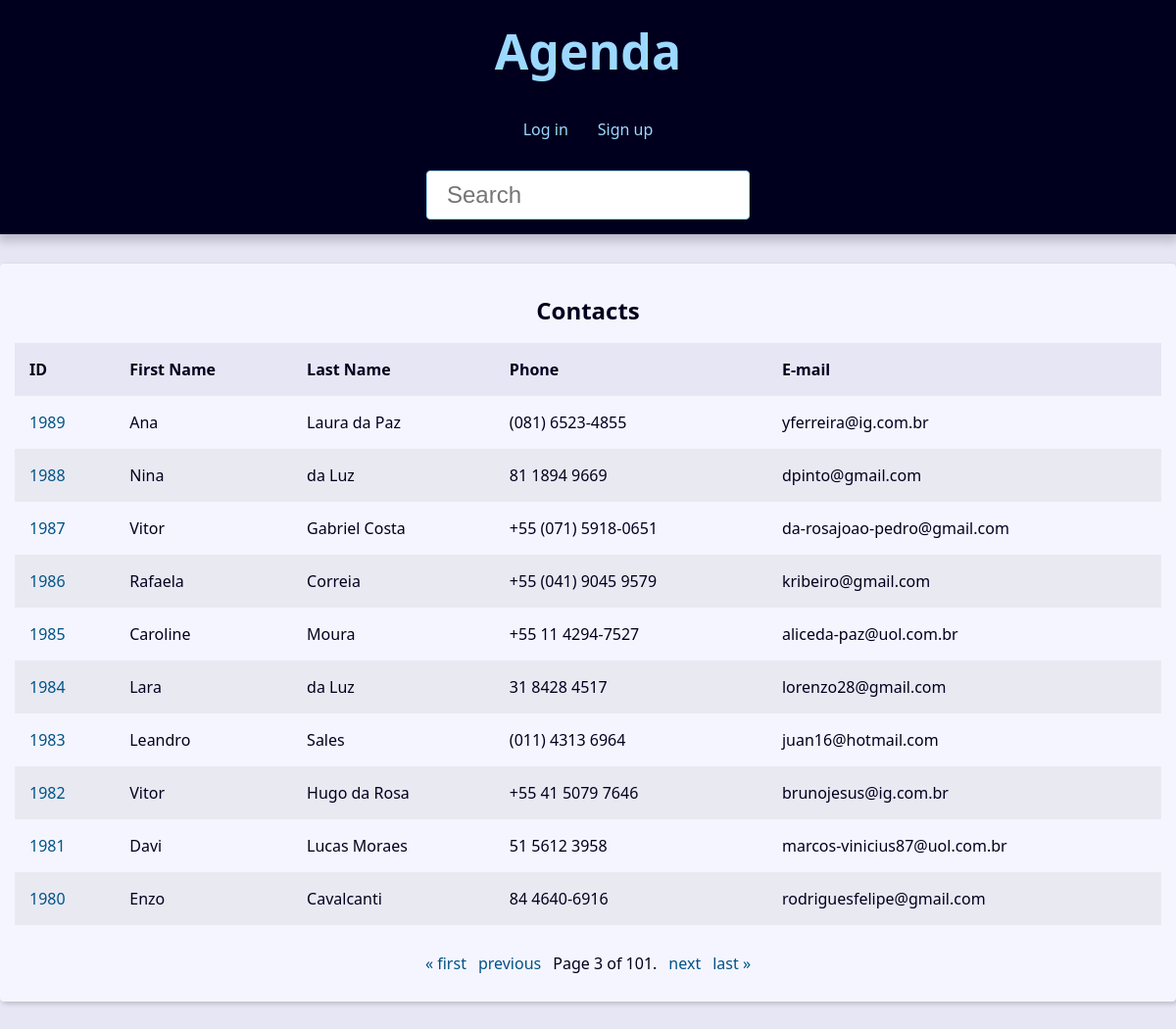
The app's page /?page=3&q= with its own data.
### contact/models.py (models this page shows, shortened)
class Contact(models.Model):
    first_name = models.CharField(max_length=50)
    last_name = models.CharField(max_length=50, blank=True)
    phone = models.CharField(max_length=50)
    email = models.EmailField(max_length=254)
    created_date = models.DateTimeField(default=timezone.now)
    description = models.TextField(blank=True, help_text='Optional')
    show = models.BooleanField(default=True)
    picture = models.ImageField(blank=True, upload_to='pictures/%Y/%m/')
    category = models.ForeignKey(
        Category, on_delete=models.SET_NULL, blank=True, null=True,
        help_text='Optional'
    )
    owner = models.ForeignKey(
        User, on_delete=models.SET_NULL, blank=True, null=True
    )

### contact/views/contact_views.py (the view)
# urls.py: path('', views.index, name='index'),
def index(request) -> HttpResponse:
    contacts = Contact.objects.filter(show=True).order_by('-id')
    paginator = Paginator(contacts, 10)
    page_number = request.GET.get("page")
    page_obj = paginator.get_page(page_number)
    context = {'page_obj': page_obj, 'site_title': 'Contacts - ', }
    return render(request, 'contact/index.html', context)

### contact/templates/contact/index.html
{% extends 'global/base.html' %}
{% block content %}
  {% if page_obj %}
    <div class="responsive-table">
      <table class="contacts-table">
        <caption class="table-caption">
          Contacts
        </caption>
        <thead>
          <tr class="table-row table-row-header">
            <th class="table-header">ID</th>
            <th class="table-header">First Name</th>
            <th class="table-header">Last Name</th>
            <th class="table-header">Phone</th>
            <th class="table-header">E-mail</th>
          </tr>
        </thead>
        <tbody>
          {% for contact in page_obj %}
            <tr class="table-row">
              <td class="table-cel">
                <a class="table-link" href="{% url 'contact:contact' contact.id%}">
                  {{ contact.id }}
                </a>
              </td>
              <td class="table-cel">
                  {{ contact.first_name }}
              </td>
              <td class="table-cel">
                  {{ contact.last_name }}
              </td>
              <td class="table-cel">
                  {{ contact.phone }}
              </td>
              <td class="table-cel">
                  {{ contact.email }}
              </td>
            </tr>
          {% endfor %}
        </tbody>
      </table>
    </div>
  {% else %}
  <div class="single-contact">
    <h1 class="single-contact-name">No contacts were found.</h1>
  </div>
  {% endif %}
{% endblock content %}

### base_static/global/css/style.css (style rules this page uses)
:root { --link-dark-color: rgb(0, 83, 134); --link-light-color: rgb(156, 217, 255); --clr-black: rgb(0, 0, 30); --clr-light-gray: rgb(230, 230, 245); --clr-white: rgb(245, 245, 255); --clr-dark-shadow-5: rgba(0, 0, 10, 5%); --clr-dark-shadow-10: rgba(0, 0, 10, 10%); --clr-dark-shadow-20: rgba(0, 0, 10, 20%); --clr-light-shadow-10: rgba(200, 200, 255, 10%); --small-font-size: 1.6rem; --smaller-font-size: 1.4rem; --smallest-font-size: 1.2rem; --medium-font-size: 2.4rem; --biggest-font-size: 5rem; --table-min-width: 60rem; --main-page-width: 120rem; --spacing: 1.5rem; --default-border-radius: 4px; --transition-fast: 300ms; }
*, *::before, *::after { margin: 0; padding: 0; box-sizing: border-box; }
html { font-size: 62.5%; }
body { font-family: system-ui, -apple-system, BlinkMacSystemFont, 'Segoe UI', Roboto, Oxygen, Ubuntu, Cantarell, 'Open Sans', 'Helvetica Neue', sans-serif; line-height: 1.5; font-size: var(--small-font-size); color: var(--clr-black); -webkit-font-smoothing: antialiased; background: var(--clr-light-gray); }
.responsive-table { width: 100%; overflow-x: auto; }
.contacts-table { width: 100%; min-width: var(--table-min-width); border-collapse: collapse; }
.table-caption { font-size: var(--medium-font-size); font-weight: bold; padding: var(--spacing); }
.table-row { text-align: left; text-overflow: ellipsis; transition: background-color var(--transition-fast) ease-in-out; }
.table-row:nth-of-type(2n) { background: var(--clr-dark-shadow-5); }
.table-row-header { background: var(--clr-light-gray); color: var(--clr-black); }
.table-cel, .table-header { padding: var(--spacing); }
.table-link { color: var(--link-dark-color); transition: color var(--transition-fast) ease-in-out; text-decoration: none; }

### records on screen
Contact: id "1989", first_name "Ana", last_name "Laura da Paz", phone "(081) 6523-4855", email "yferreira@ig.com.br"
Contact: id "1988", first_name "Nina", last_name "da Luz", phone "81 1894 9669", email "dpinto@gmail.com"
Contact: id "1987", first_name "Vitor", last_name "Gabriel Costa", phone "+55 (071) 5918-0651", email "da-rosajoao-pedro@gmail.com"
Contact: id "1986", first_name "Rafaela", last_name "Correia", phone "+55 (041) 9045 9579", email "kribeiro@gmail.com"
Contact: id "1985", first_name "Caroline", last_name "Moura", phone "+55 11 4294-7527", email "aliceda-paz@uol.com.br"
Contact: id "1984", first_name "Lara", last_name "da Luz", phone "31 8428 4517", email "lorenzo28@gmail.com"
Contact: id "1983", first_name "Leandro", last_name "Sales", phone "(011) 4313 6964", email "juan16@hotmail.com"
Contact: id "1982", first_name "Vitor", last_name "Hugo da Rosa", phone "+55 41 5079 7646", email "brunojesus@ig.com.br"
Contact: id "1981", first_name "Davi", last_name "Lucas Moraes", phone "51 5612 3958", email "marcos-vinicius87@uol.com.br"
Contact: id "1980", first_name "Enzo", last_name "Cavalcanti", phone "84 4640-6916", email "rodriguesfelipe@gmail.com"

### other values on screen
{{ page_obj.number }} "3"
{{ page_obj.paginator.num_pages }} "101"
